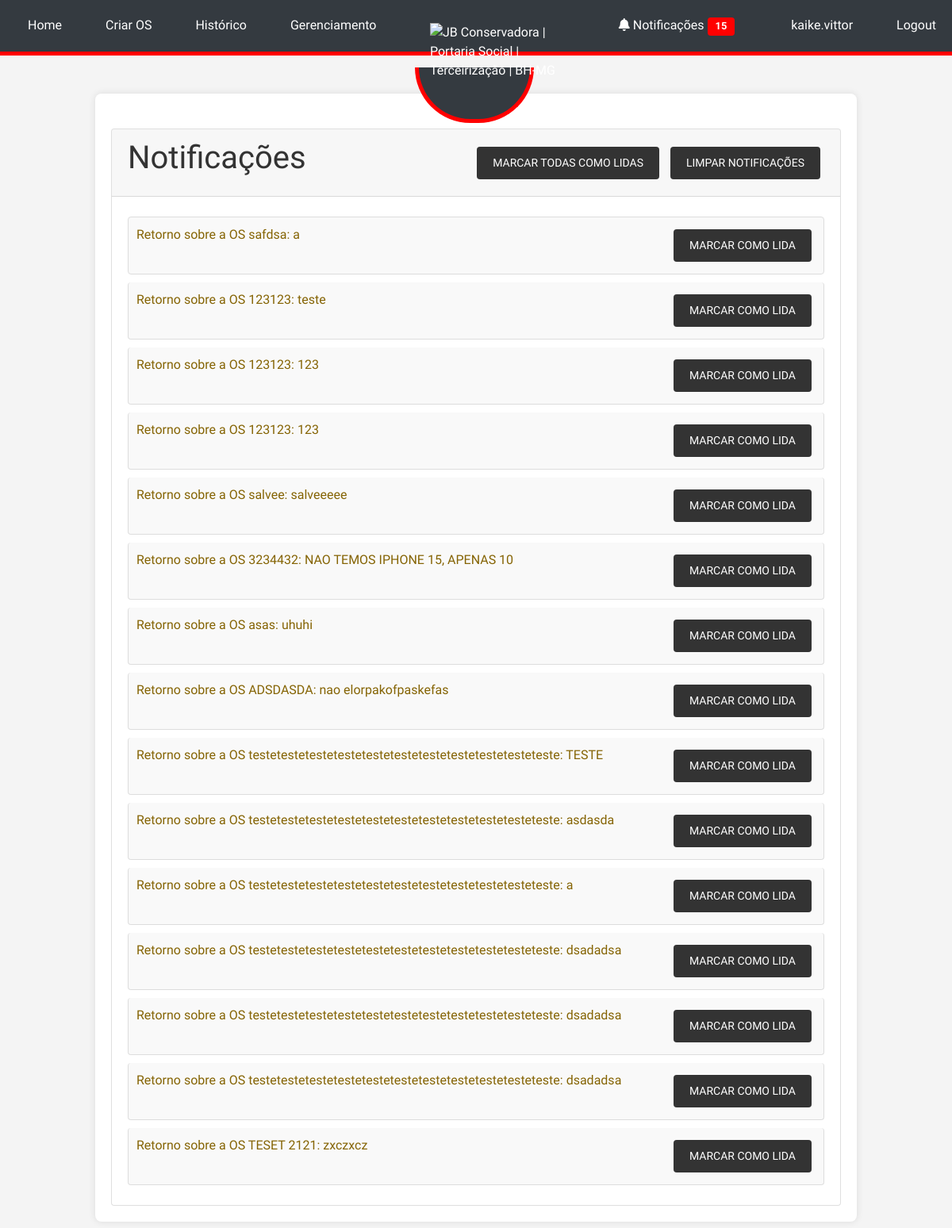
Before: /notifications (signed in) with the older database file.
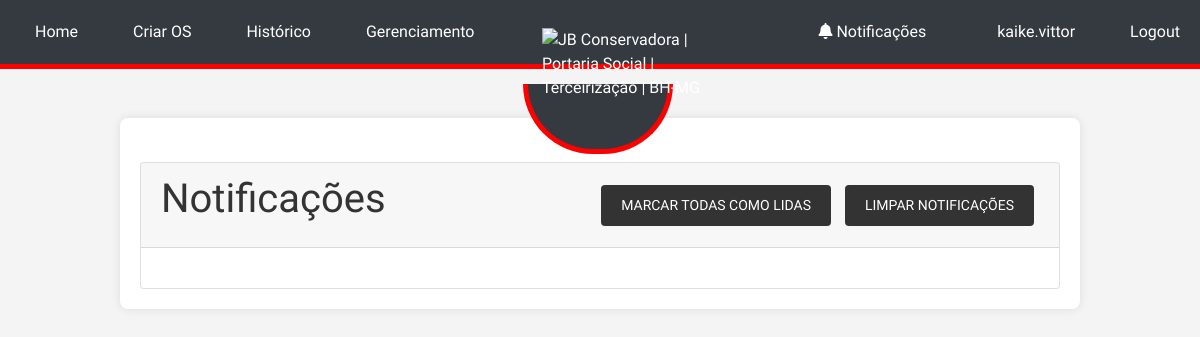
After: the same page with the newer database file.
### tables this page shows
CREATE TABLE users (
            id INTEGER PRIMARY KEY AUTOINCREMENT,
            username TEXT NOT NULL UNIQUE,
            password TEXT NOT NULL,
            email TEXT NOT NULL UNIQUE,
            phone TEXT NOT NULL,
            sector TEXT NOT NULL
        );

CREATE TABLE notifications (
            id INTEGER PRIMARY KEY AUTOINCREMENT,
            user_id INTEGER,
            message TEXT,
            is_read INTEGER DEFAULT 0,
            created_at TEXT, os_id INTEGER,
            FOREIGN KEY(user_id) REFERENCES users(id)
        );

### app.py (the view)
    @app.route('/notifications')
    @login_required
    def notifications():
        conn = sqlite3.connect('site.db')
        c = conn.cursor()
        c.execute('SELECT * FROM notifications WHERE user_id = ? ORDER BY created_at DESC', (current_user.id,))
        notifications = c.fetchall()
        conn.close()
        return render_template('notifications.html', notifications=notifications)

### templates/notifications.html
{% extends "base.html" %}
{% block content %}
  <div class="card mt-4">
    <div class="card-header d-flex justify-content-between align-items-center">
      <h1 class="card-title">Notificações</h1>
      <div>
        <a href="{{ url_for('mark_all_as_read') }}" class="btn btn-primary btn-sm">Marcar todas como lidas</a>
        <a href="{{ url_for('clear_notifications') }}" class="btn btn-danger btn-sm">Limpar notificações</a>
      </div>
    </div>
    <div class="card-body">
      <ul class="list-group">
        {% for notification in notifications %}
          <li class="list-group-item {% if not notification[3] %}list-group-item-warning{% endif %}">
            {{ notification[2] }}
            {% if not notification[3] %}
              <a href="{{ url_for('mark_as_read', notification_id=notification[0]) }}" class="btn btn-sm btn-primary float-right ml-2">Marcar como lida</a>
            {% endif %}
          </li>
        {% endfor %}
      </ul>
    </div>
  </div>
{% endblock %}

### templates/base.html (shortened to what this page needs)
<!DOCTYPE html>
<html lang="en">
<head>
    <link rel="stylesheet" href="https://stackpath.bootstrapcdn.com/bootstrap/4.5.2/css/bootstrap.min.css">
    <link rel="stylesheet" href="{{ url_for('static', filename='style.css') }}">
    <link rel="stylesheet" href="https://cdnjs.cloudflare.com/ajax/libs/font-awesome/5.15.3/css/all.min.css">
</head>
<body>
    {% if request.endpoint != 'login' %}
    <div class="navbar">
        <div class="navbar-left">
            <a href="{{ url_for('index') }}" class="menu-item">Home</a>
            {% if current_user.is_authenticated %}
                {% if current_user.sector in ['COMERCIAL', 'ADMIN'] %}
                    <a href="{{ url_for('create_os') }}" class="menu-item">Criar OS</a>
                {% endif %}
                <a href="{{ url_for('history') }}" class="menu-item">Histórico</a>
                {% if current_user.username == 'kaike.vittor' %}
                    <a href="{{ url_for('manage') }}" class="menu-item">Gerenciamento</a>
                {% endif %}
            {% else %}
                <a href="{{ url_for('login') }}" class="menu-item">Login</a>
            {% endif %}
        </div>
        <div class="logo-container">
            <img src="https://jbconservadora.com.br/wp-content/uploads/2020/09/logo-final-jb.png" alt="JB Conservadora | Portaria Social | Terceirização | BH-MG" class="logo">
        </div>
        <div class="navbar-right">
            {% if current_user.is_authenticated %}
                <a href="{{ url_for('notifications') }}" class="menu-item mr-3">
                    <i class="fas fa-bell"></i> Notificações
                    {% if g.unread_notifications_count > 0 %}
                        <span class="badge badge-danger">{{ g.unread_notifications_count }}</span>
                    {% endif %}
                </a>
                <a class="menu-item">{{ current_user.username }}</a>
                <a href="{{ url_for('logout') }}" class="menu-item">Logout</a>
            {% endif %}
        </div>
    </div>
    {% endif %}
    <div class="container mt-5">
        {% block content %}{% endblock %}
    </div>
</body>
</html>

### static/style.css (style rules this page uses)
body { font-family: 'Roboto', sans-serif; background-color: #f4f4f4; margin: 0; padding: 0; padding-top: 70px; display: flex; flex-direction: column; align-items: center; justify-content: flex-start; min-height: 100vh; color: #333; }
.container { width: 80%; max-width: 1200px; margin: 20px auto; padding: 20px; background: #fff; box-shadow: 0 0 10px rgba(0, 0, 0, 0.1); border-radius: 8px; }
.navbar { width: 100%; background-color: #333; padding: 10px; display: flex; justify-content: space-between; align-items: center; border-bottom: 5px solid red; position: fixed; top: 0; z-index: 1000; }
.navbar a { color: white; padding: 10px 20px; text-decoration: none; }
h1, h3 { color: #333; text-align: center; }
button, .btn { background-color: #333; color: white; border: none; padding: 10px 20px; margin: 5px; cursor: pointer; border-radius: 4px; text-transform: uppercase; }

### templates/base.html (style rules this page uses)
.navbar { position: fixed; top: 0; width: 100%; background-color: #343a40; color: #ffffff; z-index: 1000; padding: 10px 0; }
.navbar .navbar-left, .navbar .navbar-right { display: flex; align-items: center; }
.navbar .navbar-left { flex: 1; justify-content: flex-start; }
.navbar .navbar-right { flex: 1; justify-content: flex-end; }
.navbar .menu-item { margin-left: 15px; color: #ffffff; text-decoration: none; }
.logo-container { position: absolute; top: 100%; left: 52%; transform: translate(-50%, -50%); width: 180px; height: auto; }
.logo-container::before { content: ''; position: absolute; width: 150px; height: 70px; border: 5px solid red; border-top: none; border-bottom-left-radius: 75px; border-bottom-right-radius: 75px; top: 56px; left: -6%; background-color: #343a40; z-index: -1; }
.logo { position: relative; left: 8px; width: 60%; }
.container { margin-top: 70px; }
body { font-family: 'Raleway', sans-serif; }

Changed rows visible on the page:
removed notifications: message "Retorno sobre a OS safdsa: a"
removed notifications: message "Retorno sobre a OS 123123: teste"
removed notifications: message "Retorno sobre a OS 123123: 123"
removed notifications: message "Retorno sobre a OS 123123: 123"
removed notifications: message "Retorno sobre a OS salvee: salveeeee"
removed notifications: message "Retorno sobre a OS 3234432: NAO TEMOS IPHONE 15, APENAS 10"
removed notifications: message "Retorno sobre a OS asas: uhuhi"
removed notifications: message "Retorno sobre a OS ADSDASDA: nao elorpakofpaskefas"
removed notifications: message "Retorno sobre a OS testetestetestetestetestetestetestetestetestetesteteste: TESTE"
removed notifications: message "Retorno sobre a OS testetestetestetestetestetestetestetestetestetesteteste: asdasda"
removed notifications: message "Retorno sobre a OS testetestetestetestetestetestetestetestetestetesteteste: a"
removed notifications: message "Retorno sobre a OS testetestetestetestetestetestetestetestetestetesteteste: dsadadsa"
removed notifications: message "Retorno sobre a OS testetestetestetestetestetestetestetestetestetesteteste: dsadadsa"
removed notifications: message "Retorno sobre a OS testetestetestetestetestetestetestetestetestetesteteste: dsadadsa"
removed notifications: message "Retorno sobre a OS TESET 2121: zxczxcz"
Other visible differences:
{{ g.unread_notifications_count }}: "15" → (not shown)
